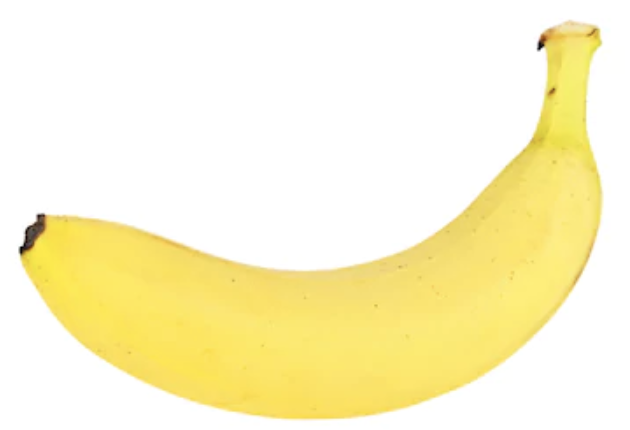
%> input picture bananaImage/banana1.png, 630 x 430 px
$ octave --eval "result = Banana_Quality_Detection('bananaImage/banana1.png');"   (GNU Octave 9; MATLAB toolbox functions it lacks are replaced by stand-ins)
%> lines starting %> are read from the running program, lines starting %| are printed output that depends on the picture; in (x1, y1, x2, y2) boxes, pixels count from 0 and x2, y2 are one past the last pixel; in counts of white or black regions, pixels touching at a corner belong together; the program's own positions count from 1
% ----------------------------------------
%                                        |
%  Banana Quality Detection              |
%                                        |
%-----------------------------------------

% TEAM MEMBERS :-
% PAVEETHERAN A/L THINAGARAN [B031910470]
% SHIVEDHASSEN BALASINGAM [B031810360]


%-----------------------------------------
% F U N C T I O N   S T A R T            |
%-----------------------------------------

function [outputArg1] = Banana_Quality_Detection(imgDir)
%> called with imgDir = 'bananaImage/banana1.png'

% Load Image
banana = imread(imgDir);
%> banana is the input picture: size 430x630x3 uint8; mean R, G, B 252.3, 245.1, 204.6

% K-Means Clustering
% SOURCE : https://www.mathworks.com/help/stats/kmeans.html
[L, Centers1] = imsegkmeans(banana, 5);
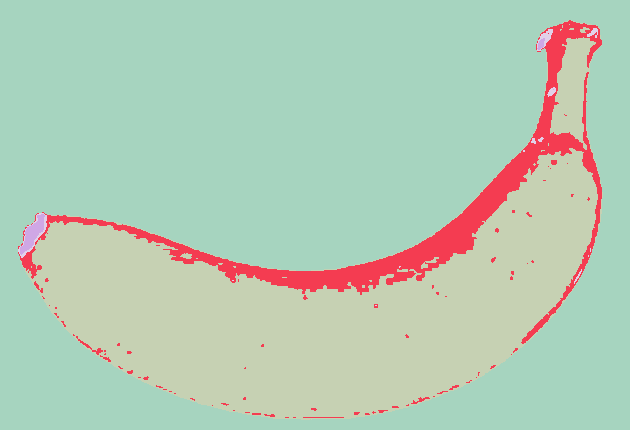
%> L: size 430x630 uint8; 5 distinct labels, from 1 to 5; one colour per label, 0 black
%> Centers1 = [255 255 254; 238 217 110; 85 67 52; 250 229 110; 191 158 85]
rgbImage = labeloverlay(banana,L);
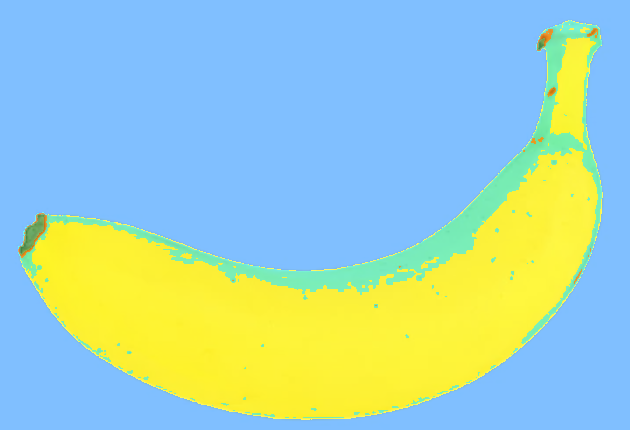
%> rgbImage: size 430x630x3 uint8; mean R, G, B 163.3, 207.9, 193.2

% Split the original image into color bands.
redBand = rgbImage(:,:, 1);
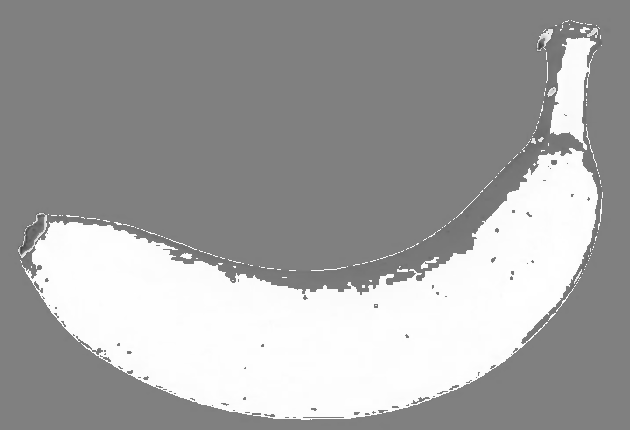
%> redBand: size 430x630 uint8; min 66, max 255, mean 163.3
greenBand = rgbImage(:,:, 2);
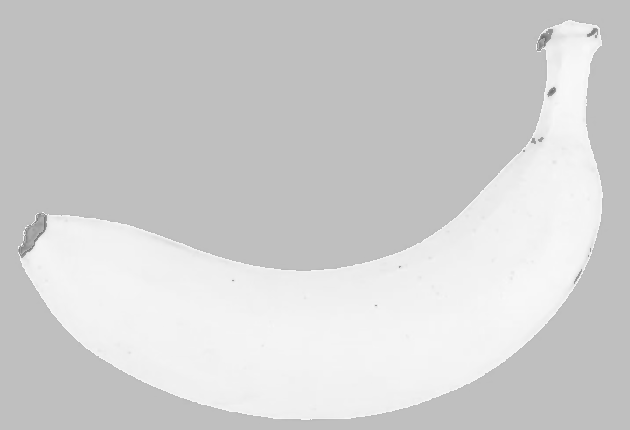
%> greenBand: size 430x630 uint8; min 106, max 250, mean 207.9
blueBand = rgbImage(:,:, 3);

% Threshold each color band.
redthreshold = 100;
greenThreshold = 140;
blueThreshold = 170;

% Create Masking
redMask = (redBand < redthreshold);
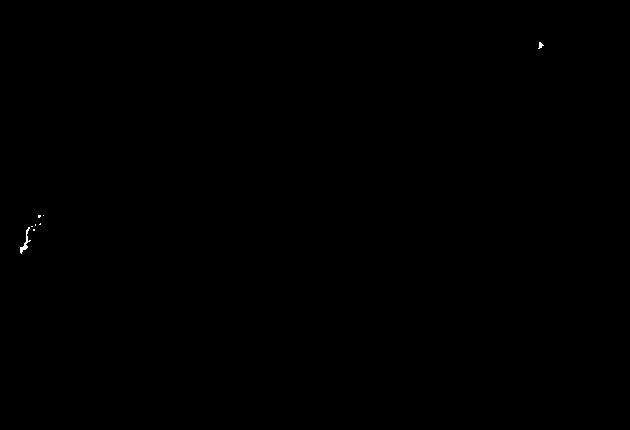
%> redMask: size 430x630 logical; 0.04% white in thin lines or dots, all inside (x1, y1, x2, y2) = (20, 42, 544, 254)
greenMask = (greenBand > greenThreshold);
%> greenMask: size 430x630 logical; 99.9% white; black in thin lines or dots, all inside (x1, y1, x2, y2) = (19, 29, 596, 256)
blueMask = (blueBand < blueThreshold);
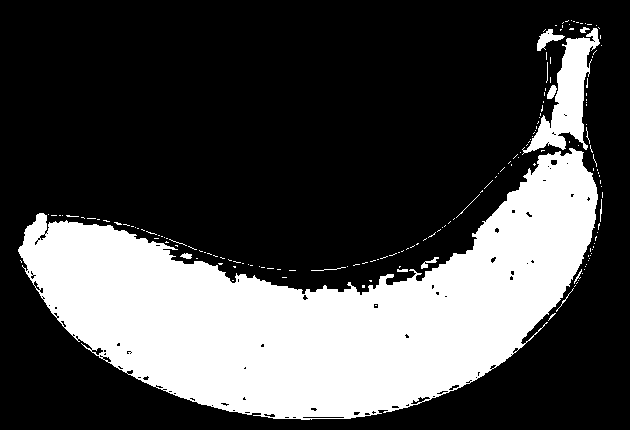
%> blueMask: size 430x630 logical; 29.3% white; 170 white regions (156 under 20 px), largest, box (x1, y1, x2, y2) and area: (18, 148, 598, 420) 74439, (522, 28, 600, 155) 3538, (537, 29, 565, 51) 258

% Combine the masks to find where all 3 are "TRUE"
% [ EXAMPLE ]
%
%   |-  0 1 1   -|      |-  1 0 1   -|      |-  0 0 1   -|
%   |   0 0 1    |  X   |   0 1 0    |  =   |   0 0 0    |
%   |_  1 1 0   _|      |_  1 0 1   _|      |_  1 0 0   _|
%
% SOURCE : https://www.mathworks.com/help/matlab/ref/uint8.html
damagedAreasMask = uint8(redMask & greenMask & blueMask);
maskedrgbImage = uint8(zeros(size(damagedAreasMask)));

% Initialize
maskedrgbImage(:,:,1) = rgbImage(:,:,1) .* damagedAreasMask;
maskedrgbImage(:,:,2) = rgbImage(:,:,2) .* damagedAreasMask;
maskedrgbImage(:,:,3) = rgbImage(:,:,3) .* damagedAreasMask;
%> maskedrgbImage: size 430x630x3 uint8

reqInfo = maskedrgbImage(:, :, 1) > 0 & maskedrgbImage(:, :, 2) > 0 & maskedrgbImage(:, :, 3) > 0;
res = sum(reqInfo(:));
%> res = 85
fullRotten = 30000;
halfRotten = 12000;
startRotten = 6000;

% Displaying all the outputs
figure('Name','RGB Analysis Data');
subplot(4,3,1),imshow(redBand),title("Red Band")
subplot(4,3,2),imshow(greenBand),title("Green Band")
subplot(4,3,3),imshow(blueBand),title("Blue Band")
subplot(4,3,4),imhist(redBand),title("Red Band Histogram")
subplot(4,3,5),imhist(greenBand),title("Green Band Histogram")
subplot(4,3,6),imhist(blueBand),title("Blue Band Histogram")
subplot(4,3,7),imshow(redMask),title("Red Mask")
subplot(4,3,8),imshow(greenMask),title("Green Mask")
subplot(4,3,9),imshow(blueMask),title("Blue Mask")
subplot(4,3,10),imshow(maskedrgbImage(:,:,1)),title("Damaged Red Mask")
subplot(4,3,11),imshow(maskedrgbImage(:,:,2)),title("Damaged Green Mask")
subplot(4,3,12),imshow(maskedrgbImage(:,:,3)),title("Damaged Blue Mask")
%> after `title("Damaged Blue Mask")`:
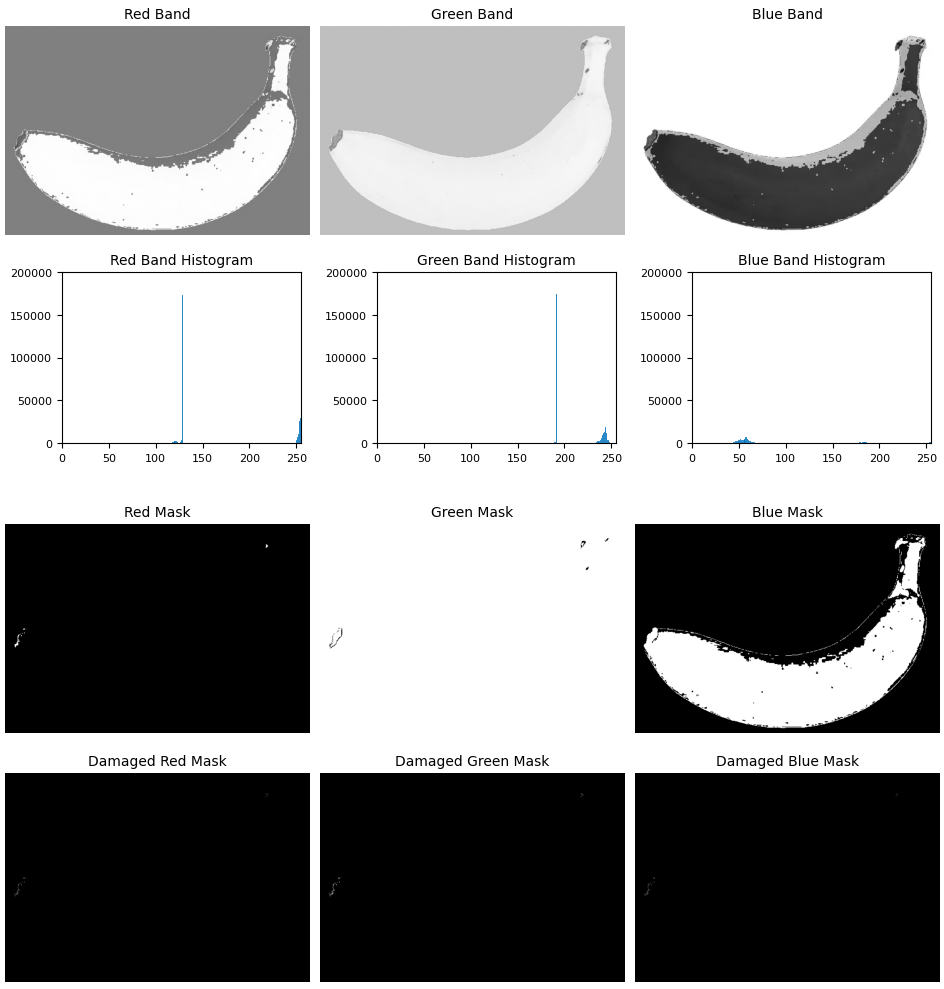
%> figure redrawn from the program's plot data, 12 panels

figure('Name','Overall Data');
subplot(2,3,1),imshow(banana),title("Original")
subplot(2,3,2),imshow(rgbImage),title("K-Means Clustering")
subplot(2,3,3),imshow(damagedAreasMask,[]),title("Damaged Areas Mask")

if res>fullRotten
    subplot(2,3,[4,5,6]),imshow(banana),title('Result: Full Rotten');
elseif res>halfRotten
    subplot(2,3,[4,5,6]),imshow(banana),title('Result: Half Rotten');
elseif res>startRotten
    subplot(2,3,[4,5,6]),imshow(banana),title('Result: Start Rotten');
else
    subplot(2,3,[4,5,6]),imshow(banana),title('Result: Healthy');
end


outputArg1 = imgDir;

end

$ run again, on bananaImage/banana2.png
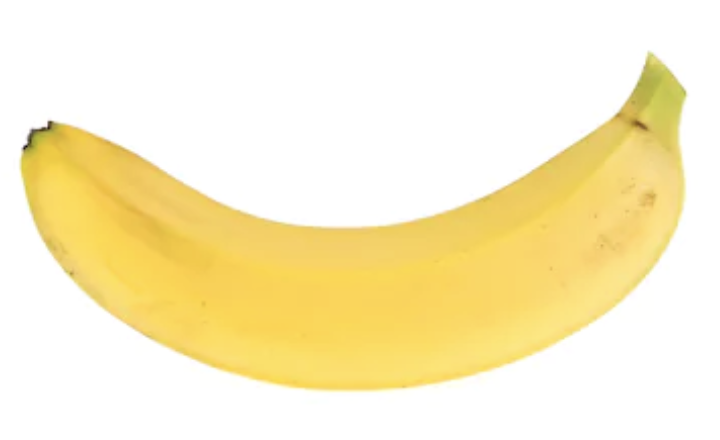
%> input picture bananaImage/banana2.png, 720 x 440 px
%> in Banana_Quality_Detection, banana is the input picture: size 440x720x3 uint8; mean R, G, B 251, 239.7, 200.6
%> in Banana_Quality_Detection, `[L, Centers1] = imsegkmeans(banana, 5);`:
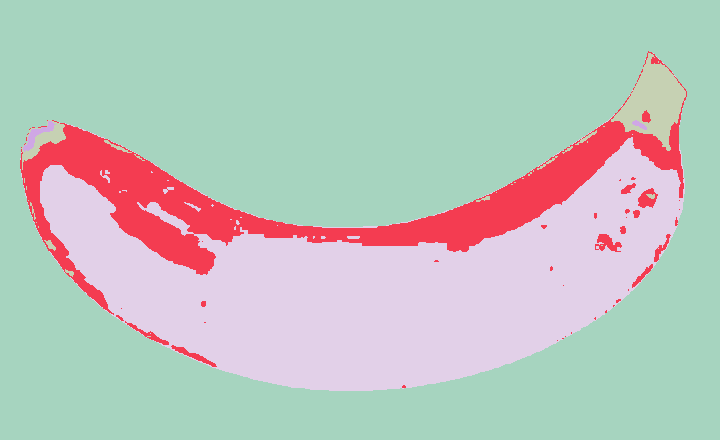
%> L: size 440x720 uint8; 5 distinct labels, from 1 to 5; one colour per label, 0 black
%> Centers1 = [255 255 254; 237 204 99; 127 114 61; 203 190 89; 249 217 106]
%> redMask: size 440x720 logical; 0% white in thin lines or dots, all inside (x1, y1, x2, y2) = (24, 127, 49, 149)
%> greenMask: size 440x720 logical; 100% white; black in thin lines or dots, all inside (x1, y1, x2, y2) = (26, 146, 27, 147)
%> in Banana_Quality_Detection, `blueMask = (blueBand < blueThreshold);`:
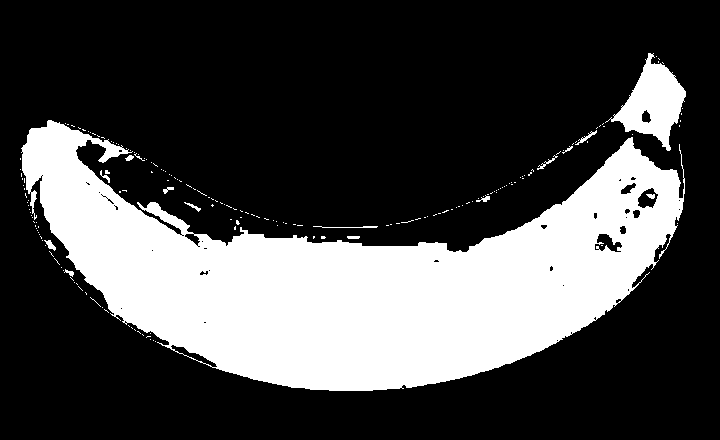
%> blueMask: size 440x720 logical; 28.3% white; 186 white regions (171 under 20 px), largest, box (x1, y1, x2, y2) and area: (21, 120, 685, 391) 85111, (605, 53, 686, 151) 3470, (313, 226, 378, 228) 79
%> res = 8

$ run again, on bananaImage/banana3.png
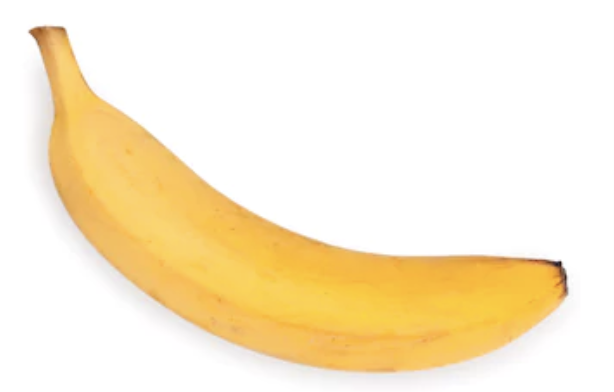
%> input picture bananaImage/banana3.png, 614 x 392 px
%> in Banana_Quality_Detection, banana is the input picture: size 392x614x3 uint8; mean R, G, B 250.9, 237.1, 208.8
%> in Banana_Quality_Detection, `[L, Centers1] = imsegkmeans(banana, 5);`:
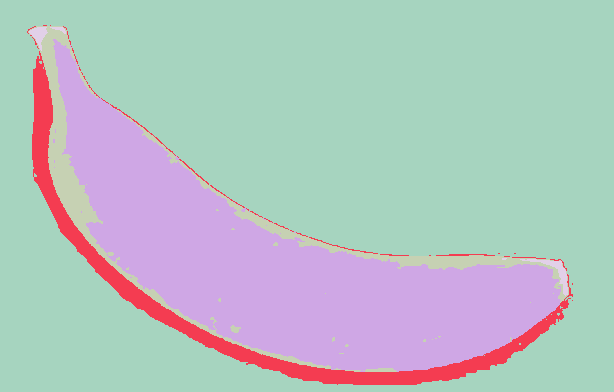
%> L: size 392x614 uint8; 5 distinct labels, from 1 to 5; one colour per label, 0 black
%> Centers1 = [255 255 255; 239 234 229; 246 197 90; 229 179 103; 157 111 75]
%> redMask: size 392x614 logical; every value is 0
%> greenMask: size 392x614 logical; 99.8% white; 4 black regions (1 under 20 px), largest, box (x1, y1, x2, y2) and area: (520, 259, 568, 296) 323, (29, 27, 48, 51) 204, (50, 27, 66, 34) 47
%> in Banana_Quality_Detection, `blueMask = (blueBand < blueThreshold);`:
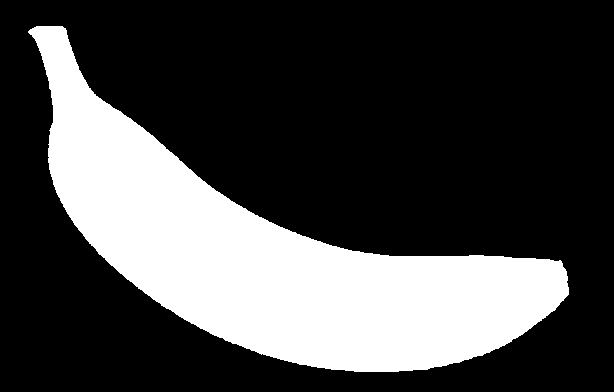
%> blueMask: size 392x614 logical; 27.4% white; 1 white region, box (x1, y1, x2, y2) and area: (28, 26, 569, 372) 65988
%> maskedrgbImage: size 392x614x3 uint8; every value is 0
%> res = 0

$ run again, on bananaImage/banana4.png
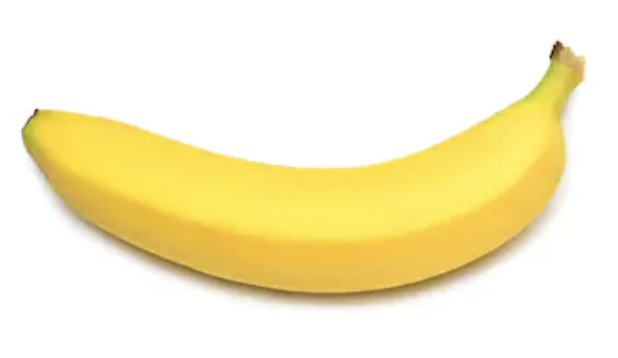
%> input picture bananaImage/banana4.png, 618 x 358 px
%> in Banana_Quality_Detection, banana is the input picture: size 358x618x3 uint8; mean R, G, B 248.6, 239.1, 200.4
%> L: size 358x618 uint8; 5 distinct labels, from 1 to 5
%> Centers1 = [255 254 254; 161 137 84; 237 198 83; 252 229 95; 208 184 110]
%> redMask: size 358x618 logical; 1.7% white; 8 white regions (4 under 20 px), largest, box (x1, y1, x2, y2) and area: (69, 207, 508, 300) 3245, (22, 109, 39, 161) 230, (549, 41, 564, 68) 201, (37, 162, 49, 180) 46
%> greenMask: size 358x618 logical; 100% white; black in thin lines or dots, all inside (x1, y1, x2, y2) = (301, 46, 555, 292)
%> blueMask: size 358x618 logical; 32.4% white; 1 white region, box (x1, y1, x2, y2) and area: (21, 40, 585, 307) 71594
%> damagedAreasMask: size 358x618 uint8; values 0 (black) and 1 (white), 0.9% white; 8 white regions (5 under 20 px), largest, box (x1, y1, x2, y2) and area: (103, 230, 493, 297) 1644, (550, 42, 563, 68) 167, (23, 110, 39, 155) 155
%> res = 1992
%> in Banana_Quality_Detection, `imshow(maskedrgbImage(:,:,2))`:
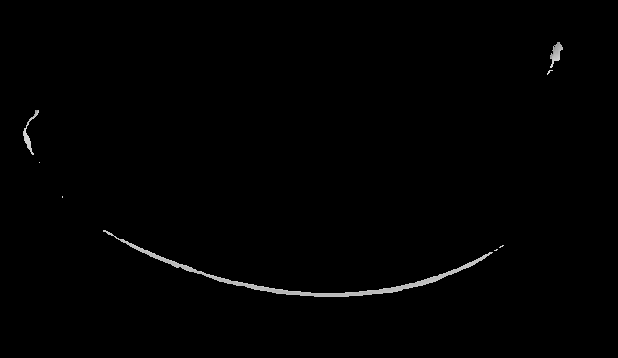
%> displayed picture: size 358x618, on the screen's scale of 0 to 255; min 0, max 221, mean 1.7
